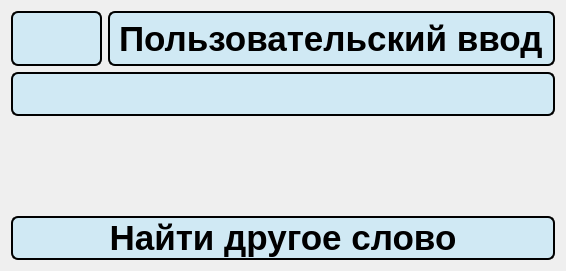
      <widget class="QWidget" name="user_search_result">
       <layout class="QVBoxLayout" name="verticalLayout_38">
        <item>
         <layout class="QVBoxLayout" name="verticalLayout_35">
          <item>
           <layout class="QVBoxLayout" name="verticalLayout_37" stretch="1,15">
            <item>
             <layout class="QHBoxLayout" name="horizontalLayout_14" stretch="2,21">
              <item>
               <widget class="QPushButton" name="back_22">
                <property name="sizePolicy">
                 <sizepolicy hsizetype="Expanding" vsizetype="Expanding">
                  <horstretch>0</horstretch>
                  <verstretch>0</verstretch>
                 </sizepolicy>
                </property>
                <property name="font">
                 <font>
                  <family>Comfortaa</family>
                  <pointsize>28</pointsize>
                  <bold>false</bold>
                 </font>
                </property>
                <property name="styleSheet">
                 <string notr="true">QPushButton {
                color: black;
                background-color: rgb(208, 233, 244);
                border: 2px solid black;
                border-radius: 7px;

            }
            QPushButton:hover {
                background-color: #d0dff4;
            } 
			QPushButton:pressed {
            	background-color: #1f6391;
        }</string>
                </property>
                <property name="text">
                 <string/>
                </property>
                <property name="icon">
                 <iconset>
                  <normaloff>:/icon/icons/back.svg</normaloff>:/icon/icons/back.svg</iconset>
                </property>
               </widget>
              </item>
              <item>
               <widget class="QLabel" name="label_67">
                <property name="sizePolicy">
                 <sizepolicy hsizetype="Expanding" vsizetype="Expanding">
                  <horstretch>0</horstretch>
                  <verstretch>0</verstretch>
                 </sizepolicy>
                </property>
                <property name="styleSheet">
                 <string notr="true">color: black;
font-weight: bold;
font-size: 35px;
border: 2px solid black;
border-radius: 7px;
qproperty-alignment: 'AlignCenter';
background-color: rgb(208, 233, 244);
</string>
                </property>
                <property name="text">
                 <string>Пользовательский ввод</string>
                </property>
               </widget>
              </item>
             </layout>
            </item>
            <item>
             <layout class="QVBoxLayout" name="verticalLayout_36" stretch="5,1">
              <property name="spacing">
               <number>100</number>
              </property>
              <item>
               <widget class="QLabel" name="label_68">
                <property name="sizePolicy">
                 <sizepolicy hsizetype="Expanding" vsizetype="Expanding">
                  <horstretch>0</horstretch>
                  <verstretch>0</verstretch>
                 </sizepolicy>
                </property>
                <property name="styleSheet">
                 <string notr="true">color: black;
font-weight: bold;
font-size: 35px;
border: 2px solid black;
border-radius: 7px;
qproperty-alignment: 'AlignCenter';
background-color: rgb(208, 233, 244);
</string>
                </property>
                <property name="text">
                 <string/>
                </property>
                <property name="alignment">
                 <set>Qt::AlignmentFlag::AlignCenter</set>
                </property>
                <property name="wordWrap">
                 <bool>true</bool>
                </property>
               </widget>
              </item>
              <item>
               <widget class="QPushButton" name="another_search">
                <property name="sizePolicy">
                 <sizepolicy hsizetype="Expanding" vsizetype="Expanding">
                  <horstretch>0</horstretch>
                  <verstretch>0</verstretch>
                 </sizepolicy>
                </property>
                <property name="styleSheet">
                 <string notr="true">QPushButton {
                color: black;
                font-weight: bold;
                font-size:35px;
                background-color: rgb(208, 233, 244);
                border: 2px solid black;
                border-radius: 7px;

            }
            QPushButton:hover {
                background-color: #d0dff4;
            } 
			QPushButton:pressed {
            	background-color: #1f6391;
        }</string>
                </property>
                <property name="text">
                 <string>Найти другое слово</string>
                </property>
               </widget>
              </item>
             </layout>
            </item>
           </layout>
          </item>
         </layout>
        </item>
       </layout>
      </widget>
